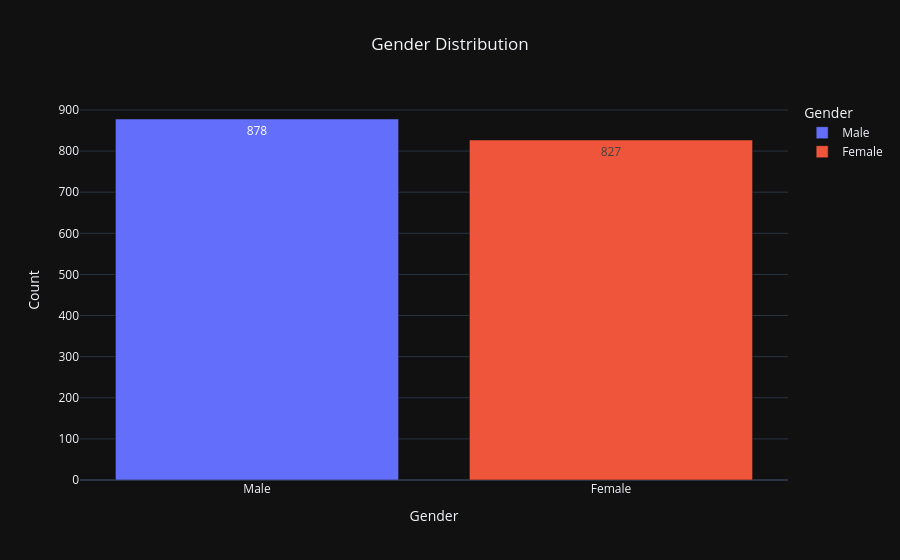

Notebook cell for this chart:
### Markdown cell above
# 📊 Analysis

#### The bar chart illustrates the distribution of students based on Gender. The x-axis represents the gender categories, while the y-axis shows the number of students in each category. Different colors are used to distinguish the gender groups, and the value labels on the bars provide the exact count of students.This visualization provides a clear overview of the demographic composition of the dataset and helps determine whether the data is balanced across gender groups.

### Code cell
gender = df["Gender"].value_counts().reset_index()
gender.columns = ["Gender","Count"]

fig = px.bar(
    gender,
    x="Gender",
    y="Count",
    color="Gender",
    text="Count",
    title="Gender Distribution",
    template="plotly_dark"
)

fig.update_layout(title_x=0.5)
fig.show()

### Figure 1 — Plotly figure (JSON) as saved in the notebook; plotly's stock layout.template omitted (floating-point values rounded to 4 significant figures)
{"data": [{"hovertemplate": "Gender=%{x}<br>Count=%{text}<extra></extra>", "legendgroup": "Male", "marker": {"color": "#636efa", "pattern": {"shape": ""}}, "name": "Male", "orientation": "v", "showlegend": true, "text": [878.0], "textposition": "auto", "type": "bar", "x": ["Male"], "xaxis": "x", "y": [878], "yaxis": "y"}, {"hovertemplate": "Gender=%{x}<br>Count=%{text}<extra></extra>", "legendgroup": "Female", "marker": {"color": "#EF553B", "pattern": {"shape": ""}}, "name": "Female", "orientation": "v", "showlegend": true, "text": [827.0], "textposition": "auto", "type": "bar", "x": ["Female"], "xaxis": "x", "y": [827], "yaxis": "y"}], "layout": {"barmode": "relative", "legend": {"title": {"text": "Gender"}, "tracegroupgap": 0}, "title": {"text": "Gender Distribution", "x": 0.5}, "xaxis": {"anchor": "y", "categoryarray": ["Male", "Female"], "categoryorder": "array", "domain": [0, 1], "title": {"text": "Gender"}}, "yaxis": {"anchor": "x", "domain": [0, 1], "title": {"text": "Count"}}}}
